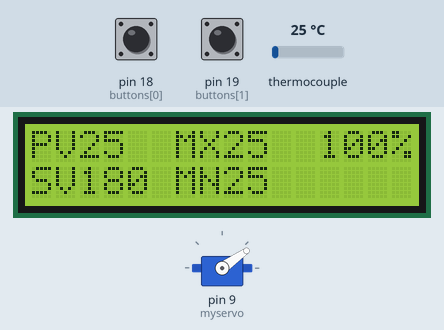
This sketch was run on a simulated Arduino Uno, built with avr-gcc and run on an emulated ATmega328P. Shown: 16×2 character LCD, servo. The test bench sets the inputs (shaded band); at power-on: thermocouple 25 °C, pin 18 (buttons[0]) HIGH, pin 19 (buttons[1]) HIGH. What the sketch prints to the serial monitor is not drawn.

Above: at 1.5 s.
1.6 s: thermocouple set to 225 °C
At 2.3 s:
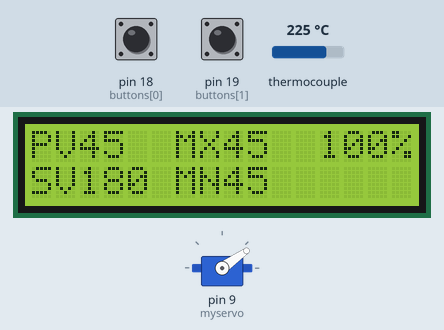
4.6 s: thermocouple set to 162 °C
At 7.5 s:
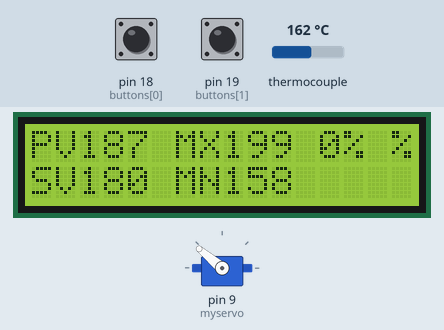
7.6 s: thermocouple set to 155 °C
At 8.8 s:
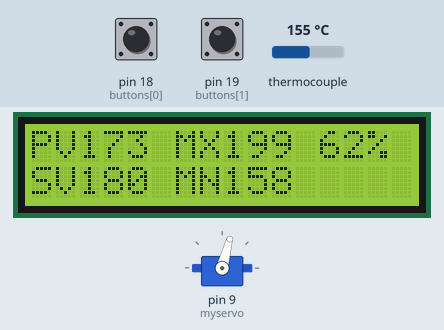
10.6 s: pin 18 (buttons[0]) pulled LOW for 3.2 s
At 15.2 s:
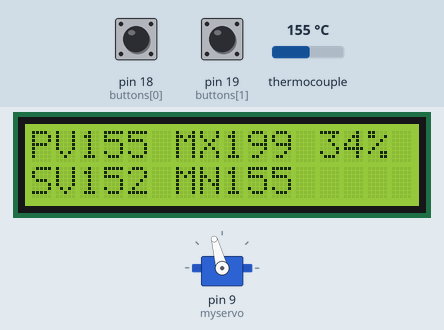
16.8 s: pin 19 (buttons[1]) pulled LOW for 3.2 s
At 20.3 s:
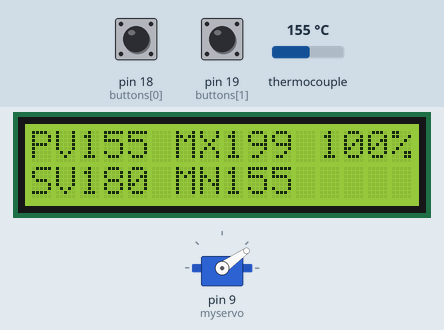
21.5 s: pin 18 (buttons[0]) pulled LOW for 3.2 s
At 27.7 s:
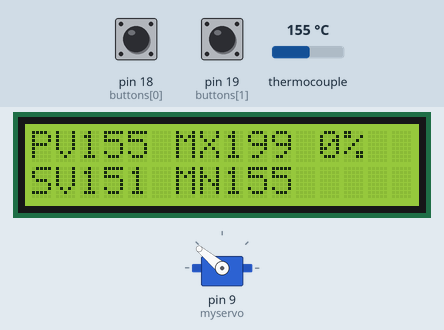
Timing chart, 0 to 28.9 s (numbered marks = the images above; inputs shaded):
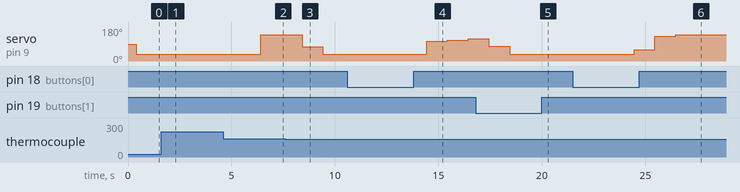

The sketch:

BBQ_Controller.ino
```cpp
// **********************************************************************************************************
// BBQ Temperature controller script
// Monitors BBQ temperature and adjusts gas control knob with servo to maintain set temperature
// **********************************************************************************
// Author: Peter Glorie 2017
// **********************************************************************************

// include the library code:
#include <LiquidCrystal.h>// https://github.com/arduino-libraries/LiquidCrystal
#include <PID_v1.h>       // https://github.com/br3ttb/Arduino-PID-Library
#include <Servo.h>        // https://github.com/arduino-libraries/Servo
#include "max6675.h"      // https://github.com/adafruit/MAX6675-library


// BUTTONS
// code for controlling buttons sourced from Adafruit
// https://blog.adafruit.com/2009/10/20/example-code-for-multi-button-checker-with-debouncing/
#define DEBOUNCE 50  // button debouncer, how many ms to debounce, 5+ ms is usually plenty
byte buttons[] = {18, 19}; // the analog 0-5 pins are also known as 14-19
#define NUMBUTTONS sizeof(buttons)
// track if a button is just pressed, just released, or 'currently pressed'
volatile byte pressed[NUMBUTTONS], justpressed[NUMBUTTONS], justreleased[NUMBUTTONS];
#define holdtime 500  //Time required to hold a button before other functions are enabled
#define holdincrement 100 // time between value increments after holding button
unsigned long holdstart;  //time button hold started
byte bplus[] = {0, 1};
byte bminus[] = {1, 0};
byte bboth[] = {1, 1};


// TEMPERATURE
int ktcSO = 8;  //serial output pin
int ktcCS = 7;    //Chip select pin
int ktcCLK = 6;   // Serial clock pin
MAX6675 ktc(ktcCLK, ktcCS, ktcSO);
unsigned long temptime = 0;       //last time the temperature reading was captured
int tempint = 500;        //time between taking temperature samples
const int tempsamples = 10;     //number of temperature samples to average
int readindex = 0;              // the index of the current reading
double total = 0;                  // the running total
double average = 0;                // the average
double readings[tempsamples];      // the readings from the input
double temp;                  //start temp
double maxtemp;
double mintemp;

// PID
double PIDoutput, PIDinput;
double setval = 180; // this is the target temperature
//Specify the links and initial tuning parameters PID(&Input, &Output, &Setpoint, Kp, Ki, Kd, Direction)
PID myPID(&PIDinput, &PIDoutput, &setval, 20, 2, 0, DIRECT);
// these parameters have worked for me. If you need to adjust, set Ki to 0 and tune using Kp alone.
// set Ki after Kp has been tuned to the best possible.


// SERVO
int servoval;                      //servo position
Servo myservo; // create servo object to control a servo

// LCD
// initialize the library with the numbers of the interface pins
LiquidCrystal lcd(12, 11, 5, 4, 3, 2);

//---------------------------------------------------------------------------------------------
void setup()
{
  // set up serial port
  Serial.begin(9600);

  // BUTTONS SETUP
  byte i;
  // Make input & enable pull-up resistors on switch pins
  for (i = 0; i < NUMBUTTONS; i++)
  { pinMode(buttons[i], INPUT);
    digitalWrite(buttons[i], HIGH);
  }


  // LCD SETUP
  // set up the LCD's number of columns and rows:
  lcd.begin(16, 2);


  // SERVO SETUP
  myservo.attach(9);  // attaches the servo on pin 9 to the servo object

  // TEMP READING SETUP
  // initialize all the readings:
  for (int i = 0; i < tempsamples; i++) {
    temp = gettemp();
  }
  maxtemp = temp;
  mintemp = temp;

  //PID SETUP
  myPID.SetOutputLimits(0, 100); //set PID output limit (0 to 100%)
  myPID.SetSampleTime(1000); // 1 second is plenty fast enough
  myPID.SetMode(AUTOMATIC); //turn the PID on


  temptime = millis();
}


//------------------------------------------------------------------------------------------------------
void loop()
{

  // Get temperature from sensor
  if ( millis() - temptime > tempint )
  {
    temp = gettemp();
    PIDinput = temp;
    temptime = millis();
    if ( temp > maxtemp ) {
      maxtemp = temp;
    }
    if ( temp < mintemp ) {
      mintemp = temp;
    }
    // Print process temp to serial
    Serial.println(temp);
  }

  // Compute PID
  myPID.Compute(); //calulate PID output

  // Drive Servo
  servoval = map(PIDoutput, 0, 100, 140, 35);     // scale PID output to suitable servo position (servo value limits between 0 and 180)
  myservo.write(servoval);                  // sets the servo position according to the scaled value

  // Print a message to the LCD.
  lcd.setCursor(0, 0);
  lcd.print("PV");
  lcd.print(temp, 0);
  lcd.print(" ");

  lcd.setCursor(0, 1);
  lcd.print("SV");
  lcd.print(setval, 0);
  lcd.print(" ");

  lcd.setCursor(6, 0);
  lcd.print("MX");
  lcd.print(maxtemp, 0);
  lcd.print(" ");

  lcd.setCursor(6, 1);
  lcd.print("MN");
  lcd.print(mintemp, 0);
  lcd.print(" ");

  lcd.setCursor(12, 0);
  lcd.print(PIDoutput, 0);
  lcd.print("% ");


  // Buttons
  check_switches();

  if (arraymatch(justpressed, bboth) || (arraymatch(pressed, bboth) && holdstart + holdtime < millis()) || millis() < 5000 ) {
    maxtemp = temp ;
    mintemp = temp ;
  }
  if (arraymatch(justpressed, bminus)) {
    setval = setval - 1 ;
    holdstart = millis();
  }
  if (arraymatch(justpressed, bplus)) {
    setval = setval + 1 ;
    holdstart = millis();
  }
  if (arraymatch(pressed, bminus) && holdstart + holdtime < millis()) {
    setval = setval - 1 ;
    holdstart = holdstart + holdincrement;
  }
  if (arraymatch(pressed, bplus) && (holdstart + holdtime < millis()) ) {
    setval = setval + 1 ;
    holdstart = holdstart + holdincrement;
  }

  for (byte i = 0; i < NUMBUTTONS; i++) {

    if (justpressed[i]) {
      justpressed[i] = 0;
//      Serial.print(i, DEC);
//      Serial.println(" Just pressed");
      // remember, check_switches() will CLEAR the 'just pressed' flag
    }
    if (justreleased[i]) {
      justreleased[i] = 0;
      //          Serial.print(i, DEC);
      //          Serial.println(" Just released");
      // remember, check_switches() will CLEAR the 'just pressed' flag
    }
    if (pressed[i]) {
      //          Serial.print(i, DEC);
      //          Serial.println(" pressed");
      // is the button pressed down at this moment
    }
  }
}

int gettemp()
{
  // subtract the last reading:
  total = total - readings[readindex];
  // read from the sensor:
  readings[readindex] = ktc.readCelsius();
  // add the reading to the total:
  total = total + readings[readindex];
  // advance to the next position in the array:
  readindex = readindex + 1;
  // if we're at the end of the array...
  if (readindex >= tempsamples)
  {
    // ...wrap around to the beginning:
    readindex = 0;
  }

  // calculate the average:
  average = total / tempsamples;
  Serial.print("Temp: ");
  Serial.print(average);
  Serial.print("   Set: ");
  Serial.print(setval);
  Serial.print("   Out: ");
  Serial.print(PIDoutput, 0);
  Serial.println("%  ");

  return average;
}

void check_switches()
{
  static byte previousstate[NUMBUTTONS];
  static byte currentstate[NUMBUTTONS];
  static long lasttime;
  byte index;

  if (millis() < lasttime) { // we wrapped around, lets just try again
    lasttime = millis();
  }

  if ((lasttime + DEBOUNCE) > millis()) {
    // not enough time has passed to debounce
    return;
  }
  // ok we have waited DEBOUNCE milliseconds, lets reset the timer
  lasttime = millis();

  for (index = 0; index < NUMBUTTONS; index++) {
    currentstate[index] = digitalRead(buttons[index]);   // read the button

    /*
      Serial.print(index, DEC);
      Serial.print(": cstate=");
      Serial.print(currentstate[index], DEC);
      Serial.print(", pstate=");
      Serial.print(previousstate[index], DEC);
      Serial.print(", press=");
    */

    if (currentstate[index] == previousstate[index]) {
      if ((pressed[index] == LOW) && (currentstate[index] == LOW)) {
        // just pressed
        justpressed[index] = 1;
      }
      else if ((pressed[index] == HIGH) && (currentstate[index] == HIGH)) {
        // just released
        justreleased[index] = 1;
      }
      pressed[index] = !currentstate[index];  // remember, digital HIGH means NOT pressed
    }
    //Serial.println(pressed[index], DEC);
    previousstate[index] = currentstate[index];   // keep a running tally of the buttons
  }
}

byte arraymatch(byte b1[], byte b2[]) {
  if (sizeof(b1) != sizeof(b2)) {
    return 0;
  }
  for (int i = 0 ; i < sizeof(b1); i++) {
    if (b1[i] != b2[i]) {
      return 0;
    }
  }
  return 1;

}
```

Measured:
- the behaviour switches between 159 and 158 °C on thermocouple (found by bisection; images 2 and 3)
- after the input at 1.6 s, the display: first changes after 0.32 s (image 1 shows a later state)
- after the input at 10.6 s, servo on pin 9 (myservo): 35° → 105° after 3.8 s, → 111° 1.0 s later, → 117° 1.0 s later
- after the input at 21.5 s, servo on pin 9 (myservo): 35° → 59° after 3.0 s, → 130° 1.0 s later, → 138° 1.0 s later, → 140° 1.0 s later; the display: first changes after 0.06 s (image 6 shows a later state)
- what the display in image 1 shows lasts 0.5 s, from 1.9 s to 2.4 s
- what the display in image 4 shows lasts 1.0 s, from 14.4 s to 15.4 s
